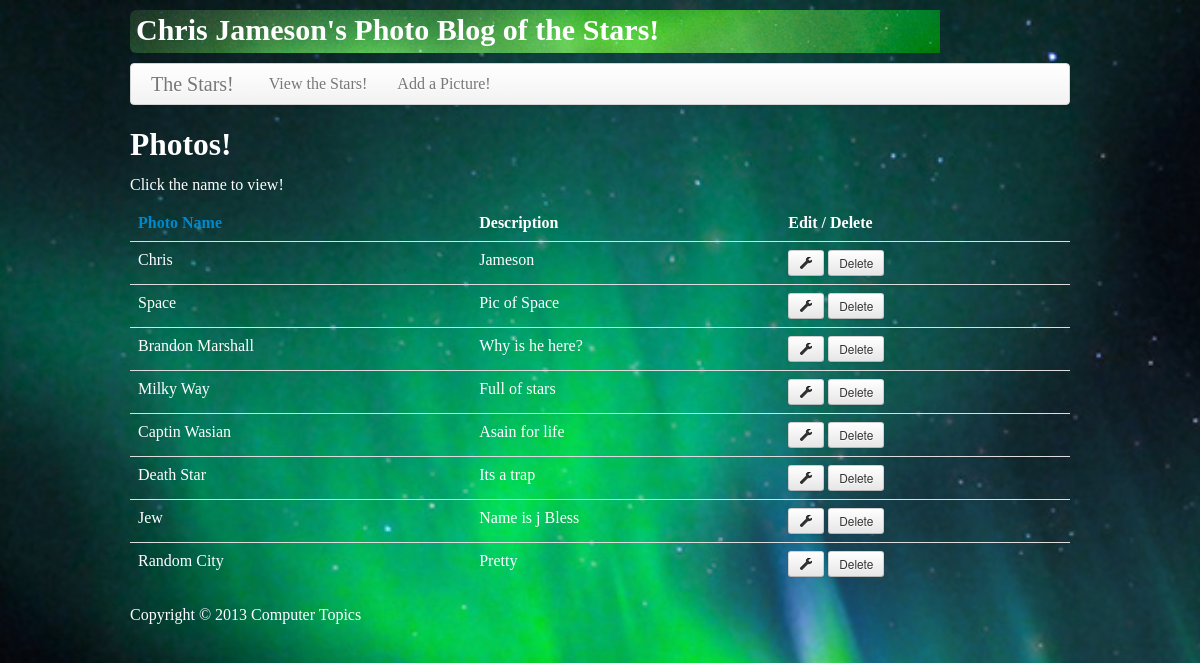
The page / on the database its author committed.
### tables this page shows
CREATE TABLE IF NOT EXISTS `photos` (
  `photo_id` int(11) NOT NULL AUTO_INCREMENT,
  `photo_name` varchar(30) NOT NULL,
  `photo_des` text NOT NULL,
  `photo_ext` varchar(10) NOT NULL,
  PRIMARY KEY (`photo_id`)
);

### config/app.php (called while the page is built, shortened)
<?php
$pages = array(
	'list_stars' => 'View the Stars!',
	'form_add_pic' => 'Add a Picture!'
);

### layout/main.php (called while the page is built, shortened)
<?php
if(isset($_GET['p'])) {
	$p = $_GET['p'];
} else {
	$p = DEFAULT_PAGE;
}
include("pages/$p.php");

### pages/list_stars.php (the view, shortened to what this page needs)
<h2>Photos!</h2><p>Click the name to view!</p>
<table class="table">
	<thead>
		<tr>
			<th><a href="?p=list_stars&sort=name">Photo Name</a></th>
			<th>Description</th>
			<th>Edit / Delete</th>
		</tr>
	</thead>
	<tbody>
<?php
if(isset($_GET['sort']) && $_GET['sort'] != '') {
	$orderby = "ORDER BY photo_{$_GET['sort']}";
} else {
	$orderby =  'ORDER BY photo_id';
}
$conn = new mysqli(DB_HOST,DB_USER,DB_PASS,DB_NAME);
$sql ="SELECT * FROM photos $orderby";
$results = $conn->query($sql);
while(($contact = $results->fetch_assoc()) != null) {
	extract($contact);
	?>
	<tr>
		<td><?php echo "<a href=\"?p=view_pic&id=$photo_id\" method=\"post\">$photo_name</a></td>"; ?>
		<td><?php echo $photo_des;
			echo 	"<td><a href=\"?p=form_edit_pic&id=$photo_id\" class=\"btn btn-small\" ><i class='icon-wrench icon-green'></i></a>";
			echo 	'<form style="display:inline;" method="post" action="./actions/delete.php">';
			echo	'<input type="submit" value="Delete" class="btn btn-small" />';
			echo	"</form>";
			echo	"</td>"; ?>
	</tr>
<?php }
?>
	</tbody>
</table>

### index.php (shortened to what this page needs)
<?php
require('config/app.php');
?>
<!DOCTYPE html>
<html>
	<head>
		<link rel="stylesheet" type="text/css" href="bootstrap/css/bootstrap.css" />
		<link rel="stylesheet" type="text/css" href="styles.css" />
	</head>
	<body>
		<div id="wrapper" class="container">
			<header>
				<?php include('layout/header.php') ?>
			</header>
			<nav>
				<?php include('layout/nav.php') ?>
			</nav>
			<section role="main">
				<?php include('layout/main.php') ?>
			</section>
			<footer>
				<?php include('layout/footer.php') ?>
			</footer>
		</div>
	</body>
</html>

### layout/header.php
<h1><a href="./">Chris Jameson's Photo Blog of the Stars!</a></h1>

### layout/nav.php
<div class="navbar">
 	<div class="navbar-inner">
 		<a class="brand" href="./">The Stars!</a>
		<ul class="nav">
			<?php foreach($pages as $file => $text): ?>
				<li><a href="./?p=<?php echo $file ?>"><?php echo $text ?></a></li>
			<?php endforeach ?>
		</ul>
	</div>
</div>

### layout/footer.php
<p>Copyright &copy; <?php  echo date('Y') ?> Computer Topics</p>

### styles.css (style rules this page uses)
header { background:transparent url(upload/nl3.jpg) no-repeat; padding-right:10px; font-family:helvitica; border-radius:6px; margin:0px auto; background-size:940px; background-attachment:fixed; }
header a { color:white; -webkit-transition:color 1s; font-size:30px; padding:6px; border-radius:6px; margin-left:-10px; padding-right:300px; }
header h1, header h2 { font-size:22px; color:#55DE28; margin-left:10px; }
body { background:transparent url(upload/nl.jpg) no-repeat; background-size:1680px; font-family:comic sans ms; }
h1, p, label, li { color:white; font-size:16px; }
h2, input#file { color:white; }
td, th, tr { color:white; font-size:16px; }
td a { color:white; }
section { color:white; }

### rows shown on the page
photos: photo_name "Chris", photo_des "Jameson"
photos: photo_name "Space", photo_des "Pic of Space"
photos: photo_name "Brandon Marshall", photo_des "Why is he here?"
photos: photo_name "Milky Way", photo_des "Full of stars"
photos: photo_name "Captin Wasian", photo_des "Asain for life"
photos: photo_name "Death Star", photo_des "Its a trap"
photos: photo_name "Jew", photo_des "Name is j Bless"
photos: photo_name "Random City", photo_des "Pretty"

### other values the page prints
$text "View the Stars!"
$text "Add a Picture!"
